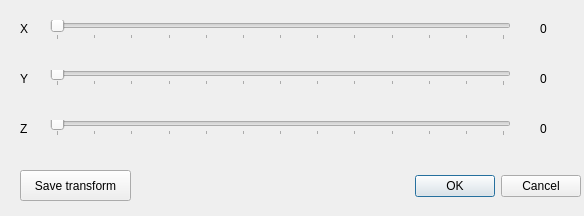
<?xml version="1.0" encoding="UTF-8"?>
<ui version="4.0">
 <class>VizViewerWindowRotationDialog</class>
 <widget class="QDialog" name="VizViewerWindowRotationDialog">
  <property name="geometry">
   <rect>
    <x>0</x>
    <y>0</y>
    <width>584</width>
    <height>216</height>
   </rect>
  </property>
  <property name="windowTitle">
   <string>Rotate Model</string>
  </property>
  <widget class="QDialogButtonBox" name="buttonBox">
   <property name="geometry">
    <rect>
     <x>240</x>
     <y>170</y>
     <width>341</width>
     <height>32</height>
    </rect>
   </property>
   <property name="orientation">
    <enum>Qt::Horizontal</enum>
   </property>
   <property name="standardButtons">
    <set>QDialogButtonBox::Cancel|QDialogButtonBox::Ok</set>
   </property>
  </widget>
  <widget class="QSlider" name="sliderX">
   <property name="geometry">
    <rect>
     <x>50</x>
     <y>20</y>
     <width>461</width>
     <height>20</height>
    </rect>
   </property>
   <property name="maximum">
    <number>360</number>
   </property>
   <property name="orientation">
    <enum>Qt::Horizontal</enum>
   </property>
   <property name="invertedAppearance">
    <bool>false</bool>
   </property>
   <property name="invertedControls">
    <bool>false</bool>
   </property>
   <property name="tickPosition">
    <enum>QSlider::TicksBelow</enum>
   </property>
   <property name="tickInterval">
    <number>30</number>
   </property>
  </widget>
  <widget class="QSlider" name="sliderY">
   <property name="geometry">
    <rect>
     <x>50</x>
     <y>70</y>
     <width>461</width>
     <height>16</height>
    </rect>
   </property>
   <property name="maximum">
    <number>360</number>
   </property>
   <property name="orientation">
    <enum>Qt::Horizontal</enum>
   </property>
   <property name="tickPosition">
    <enum>QSlider::TicksBelow</enum>
   </property>
   <property name="tickInterval">
    <number>30</number>
   </property>
  </widget>
  <widget class="QSlider" name="sliderZ">
   <property name="geometry">
    <rect>
     <x>50</x>
     <y>120</y>
     <width>461</width>
     <height>16</height>
    </rect>
   </property>
   <property name="maximum">
    <number>360</number>
   </property>
   <property name="orientation">
    <enum>Qt::Horizontal</enum>
   </property>
   <property name="tickPosition">
    <enum>QSlider::TicksBelow</enum>
   </property>
   <property name="tickInterval">
    <number>30</number>
   </property>
  </widget>
  <widget class="QLabel" name="label">
   <property name="geometry">
    <rect>
     <x>20</x>
     <y>20</y>
     <width>21</width>
     <height>17</height>
    </rect>
   </property>
   <property name="text">
    <string>X</string>
   </property>
  </widget>
  <widget class="QLabel" name="label_2">
   <property name="geometry">
    <rect>
     <x>20</x>
     <y>70</y>
     <width>21</width>
     <height>17</height>
    </rect>
   </property>
   <property name="text">
    <string>Y</string>
   </property>
  </widget>
  <widget class="QLabel" name="label_3">
   <property name="geometry">
    <rect>
     <x>20</x>
     <y>120</y>
     <width>21</width>
     <height>17</height>
    </rect>
   </property>
   <property name="text">
    <string>Z</string>
   </property>
  </widget>
  <widget class="QLabel" name="labelX">
   <property name="geometry">
    <rect>
     <x>540</x>
     <y>20</y>
     <width>25</width>
     <height>17</height>
    </rect>
   </property>
   <property name="text">
    <string>0</string>
   </property>
  </widget>
  <widget class="QLabel" name="labelY">
   <property name="geometry">
    <rect>
     <x>540</x>
     <y>70</y>
     <width>25</width>
     <height>17</height>
    </rect>
   </property>
   <property name="text">
    <string>0</string>
   </property>
  </widget>
  <widget class="QLabel" name="labelZ">
   <property name="geometry">
    <rect>
     <x>540</x>
     <y>120</y>
     <width>25</width>
     <height>17</height>
    </rect>
   </property>
   <property name="text">
    <string>0</string>
   </property>
  </widget>
  <widget class="QPushButton" name="save">
   <property name="geometry">
    <rect>
     <x>20</x>
     <y>170</y>
     <width>111</width>
     <height>31</height>
    </rect>
   </property>
   <property name="text">
    <string>Save transform</string>
   </property>
   <property name="autoDefault">
    <bool>true</bool>
   </property>
  </widget>
 </widget>
 <resources/>
 <connections>
  <connection>
   <sender>buttonBox</sender>
   <signal>accepted()</signal>
   <receiver>VizViewerWindowRotationDialog</receiver>
   <slot>accept()</slot>
   <hints>
    <hint type="sourcelabel">
     <x>248</x>
     <y>254</y>
    </hint>
    <hint type="destinationlabel">
     <x>157</x>
     <y>274</y>
    </hint>
   </hints>
  </connection>
  <connection>
   <sender>buttonBox</sender>
   <signal>rejected()</signal>
   <receiver>VizViewerWindowRotationDialog</receiver>
   <slot>reject()</slot>
   <hints>
    <hint type="sourcelabel">
     <x>316</x>
     <y>260</y>
    </hint>
    <hint type="destinationlabel">
     <x>286</x>
     <y>274</y>
    </hint>
   </hints>
  </connection>
 </connections>
</ui>
